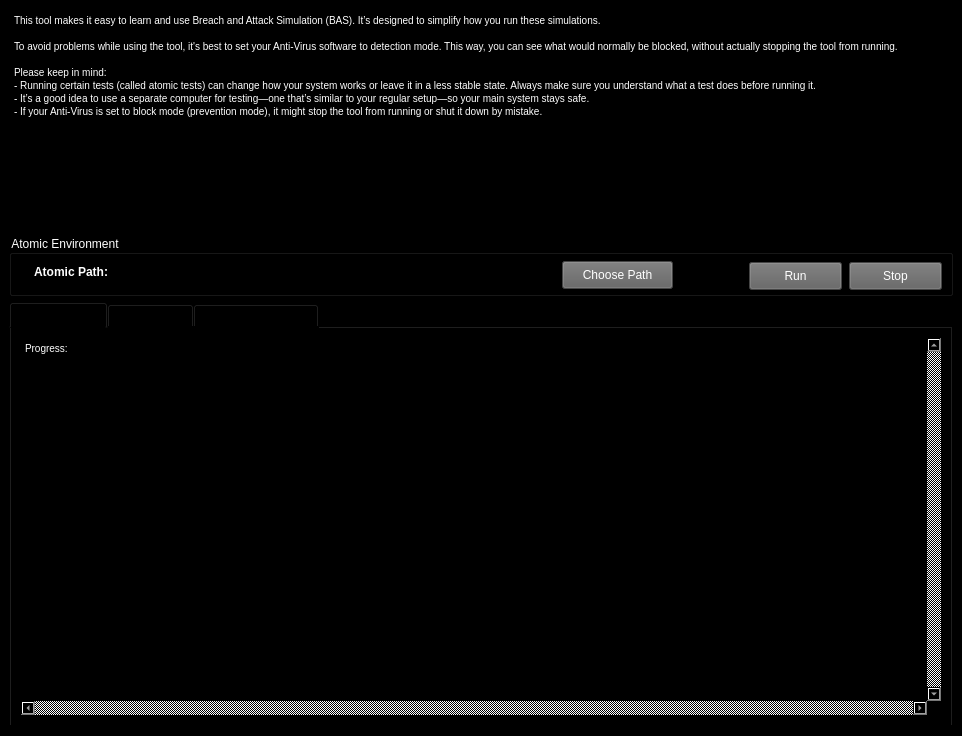
<?xml version="1.0" encoding="UTF-8"?>
<ui version="4.0">
 <class>SAHCMainWindow</class>
 <widget class="QMainWindow" name="SAHCMainWindow">
  <property name="geometry">
   <rect>
    <x>0</x>
    <y>0</y>
    <width>962</width>
    <height>736</height>
   </rect>
  </property>
  <property name="sizePolicy">
   <sizepolicy hsizetype="Expanding" vsizetype="Expanding">
    <horstretch>0</horstretch>
    <verstretch>0</verstretch>
   </sizepolicy>
  </property>
  <property name="minimumSize">
   <size>
    <width>0</width>
    <height>600</height>
   </size>
  </property>
  <property name="mouseTracking">
   <bool>true</bool>
  </property>
  <property name="windowTitle">
   <string>Atomic Red Team Runner</string>
  </property>
  <property name="styleSheet">
   <string notr="true">background-color: rgb(0, 0, 0);
color: rgb(255, 255, 255);</string>
  </property>
  <property name="locale">
   <locale language="English" country="UnitedStates"/>
  </property>
  <property name="iconSize">
   <size>
    <width>48</width>
    <height>48</height>
   </size>
  </property>
  <widget class="QWidget" name="centralwidget">
   <layout class="QGridLayout" name="gridLayout">
    <item row="0" column="0">
     <widget class="QTextBrowser" name="textBrowser_Info">
      <property name="minimumSize">
       <size>
        <width>0</width>
        <height>220</height>
       </size>
      </property>
      <property name="maximumSize">
       <size>
        <width>16777215</width>
        <height>220</height>
       </size>
      </property>
      <property name="styleSheet">
       <string notr="true">color: rgb(255, 255, 255);
border-color: rgb(255, 255, 255);</string>
      </property>
      <property name="html">
       <string>&lt;!DOCTYPE HTML PUBLIC &quot;-//W3C//DTD HTML 4.0//EN&quot; &quot;http://www.w3.org/TR/REC-html40/strict.dtd&quot;&gt;
&lt;html&gt;&lt;head&gt;&lt;meta name=&quot;qrichtext&quot; content=&quot;1&quot; /&gt;&lt;style type=&quot;text/css&quot;&gt;
p, li { white-space: pre-wrap; }
&lt;/style&gt;&lt;/head&gt;&lt;body style=&quot; font-family:'MS Shell Dlg 2'; font-size:7.8pt; font-weight:400; font-style:normal;&quot;&gt;
&lt;p style=&quot; margin-top:0px; margin-bottom:0px; margin-left:0px; margin-right:0px; -qt-block-indent:0; text-indent:0px;&quot;&gt;This tool makes it easy to learn and use Breach and Attack Simulation (BAS). It’s designed to simplify how you run these simulations.&lt;/p&gt;
&lt;p style=&quot;-qt-paragraph-type:empty; margin-top:0px; margin-bottom:0px; margin-left:0px; margin-right:0px; -qt-block-indent:0; text-indent:0px;&quot;&gt;&lt;br /&gt;&lt;/p&gt;
&lt;p style=&quot; margin-top:0px; margin-bottom:0px; margin-left:0px; margin-right:0px; -qt-block-indent:0; text-indent:0px;&quot;&gt;To avoid problems while using the tool, it's best to set your Anti-Virus software to detection mode. This way, you can see what would normally be blocked, without actually stopping the tool from running.&lt;/p&gt;
&lt;p style=&quot;-qt-paragraph-type:empty; margin-top:0px; margin-bottom:0px; margin-left:0px; margin-right:0px; -qt-block-indent:0; text-indent:0px;&quot;&gt;&lt;br /&gt;&lt;/p&gt;
&lt;p style=&quot; margin-top:0px; margin-bottom:0px; margin-left:0px; margin-right:0px; -qt-block-indent:0; text-indent:0px;&quot;&gt;Please keep in mind:&lt;/p&gt;
&lt;p style=&quot; margin-top:0px; margin-bottom:0px; margin-left:0px; margin-right:0px; -qt-block-indent:0; text-indent:0px;&quot;&gt;- Running certain tests (called atomic tests) can change how your system works or leave it in a less stable state. Always make sure you understand what a test does before running it.&lt;/p&gt;
&lt;p style=&quot; margin-top:0px; margin-bottom:0px; margin-left:0px; margin-right:0px; -qt-block-indent:0; text-indent:0px;&quot;&gt;- It’s a good idea to use a separate computer for testing—one that’s similar to your regular setup—so your main system stays safe.&lt;/p&gt;
&lt;p style=&quot; margin-top:0px; margin-bottom:0px; margin-left:0px; margin-right:0px; -qt-block-indent:0; text-indent:0px;&quot;&gt;- If your Anti-Virus is set to block mode (prevention mode), it might stop the tool from running or shut it down by mistake.&lt;/p&gt;&lt;/body&gt;&lt;/html&gt;</string>
      </property>
     </widget>
    </item>
    <item row="1" column="0">
     <widget class="QGroupBox" name="groupBox">
      <property name="sizePolicy">
       <sizepolicy hsizetype="Expanding" vsizetype="Expanding">
        <horstretch>0</horstretch>
        <verstretch>0</verstretch>
       </sizepolicy>
      </property>
      <property name="minimumSize">
       <size>
        <width>940</width>
        <height>61</height>
       </size>
      </property>
      <property name="maximumSize">
       <size>
        <width>16777215</width>
        <height>61</height>
       </size>
      </property>
      <property name="title">
       <string>Atomic Environment</string>
      </property>
      <widget class="QPushButton" name="pushButton_Stop">
       <property name="geometry">
        <rect>
         <x>840</x>
         <y>27</y>
         <width>93</width>
         <height>28</height>
        </rect>
       </property>
       <property name="styleSheet">
        <string notr="true">background-color: rgb(97, 97, 97);</string>
       </property>
       <property name="text">
        <string>Stop</string>
       </property>
      </widget>
      <widget class="QPushButton" name="pushButton_Start">
       <property name="geometry">
        <rect>
         <x>740</x>
         <y>27</y>
         <width>93</width>
         <height>28</height>
        </rect>
       </property>
       <property name="styleSheet">
        <string notr="true">background-color: rgb(97, 97, 97);</string>
       </property>
       <property name="text">
        <string>Run</string>
       </property>
      </widget>
      <widget class="QLineEdit" name="lineEdit_Path">
       <property name="enabled">
        <bool>true</bool>
       </property>
       <property name="geometry">
        <rect>
         <x>103</x>
         <y>27</y>
         <width>441</width>
         <height>25</height>
        </rect>
       </property>
       <property name="styleSheet">
        <string notr="true">color: rgb(255, 255, 255);</string>
       </property>
       <property name="readOnly">
        <bool>true</bool>
       </property>
      </widget>
      <widget class="QPushButton" name="pushButton_Path">
       <property name="geometry">
        <rect>
         <x>553</x>
         <y>26</y>
         <width>111</width>
         <height>28</height>
        </rect>
       </property>
       <property name="styleSheet">
        <string notr="true">background-color: rgb(97, 97, 97);</string>
       </property>
       <property name="text">
        <string>Choose Path</string>
       </property>
      </widget>
      <widget class="QLabel" name="label">
       <property name="geometry">
        <rect>
         <x>8</x>
         <y>27</y>
         <width>91</width>
         <height>21</height>
        </rect>
       </property>
       <property name="layoutDirection">
        <enum>Qt::LeftToRight</enum>
       </property>
       <property name="text">
        <string>&lt;html&gt;&lt;head/&gt;&lt;body&gt;&lt;p&gt;&lt;span style=&quot; font-weight:600;&quot;&gt;Atomic Path:&lt;/span&gt;&lt;/p&gt;&lt;/body&gt;&lt;/html&gt;</string>
       </property>
       <property name="alignment">
        <set>Qt::AlignRight|Qt::AlignTrailing|Qt::AlignVCenter</set>
       </property>
      </widget>
     </widget>
    </item>
    <item row="2" column="0">
     <widget class="QTabWidget" name="qTabWidget">
      <property name="styleSheet">
       <string notr="true">color: rgb(0, 0, 0);</string>
      </property>
      <property name="tabPosition">
       <enum>QTabWidget::North</enum>
      </property>
      <property name="currentIndex">
       <number>0</number>
      </property>
      <property name="documentMode">
       <bool>false</bool>
      </property>
      <property name="tabsClosable">
       <bool>false</bool>
      </property>
      <property name="movable">
       <bool>false</bool>
      </property>
      <property name="tabBarAutoHide">
       <bool>false</bool>
      </property>
      <widget class="QWidget" name="tab_ExecutionStatus">
       <property name="autoFillBackground">
        <bool>false</bool>
       </property>
       <attribute name="title">
        <string>Run Progress</string>
       </attribute>
       <layout class="QGridLayout" name="gridLayout_4">
        <item row="0" column="0">
         <widget class="QTextBrowser" name="textBrowser_ExecutionStatus">
          <property name="styleSheet">
           <string notr="true">color: rgb(255, 255, 255);</string>
          </property>
          <property name="verticalScrollBarPolicy">
           <enum>Qt::ScrollBarAlwaysOn</enum>
          </property>
          <property name="horizontalScrollBarPolicy">
           <enum>Qt::ScrollBarAlwaysOn</enum>
          </property>
          <property name="html">
           <string>&lt;!DOCTYPE HTML PUBLIC &quot;-//W3C//DTD HTML 4.0//EN&quot; &quot;http://www.w3.org/TR/REC-html40/strict.dtd&quot;&gt;
&lt;html&gt;&lt;head&gt;&lt;meta name=&quot;qrichtext&quot; content=&quot;1&quot; /&gt;&lt;style type=&quot;text/css&quot;&gt;
p, li { white-space: pre-wrap; }
&lt;/style&gt;&lt;/head&gt;&lt;body style=&quot; font-family:'MS Shell Dlg 2'; font-size:7.8pt; font-weight:400; font-style:normal;&quot;&gt;
&lt;p style=&quot; margin-top:0px; margin-bottom:0px; margin-left:0px; margin-right:0px; -qt-block-indent:0; text-indent:0px;&quot;&gt;Progress:&lt;/p&gt;
&lt;p style=&quot;-qt-paragraph-type:empty; margin-top:0px; margin-bottom:0px; margin-left:0px; margin-right:0px; -qt-block-indent:0; text-indent:0px;&quot;&gt;&lt;br /&gt;&lt;/p&gt;&lt;/body&gt;&lt;/html&gt;</string>
          </property>
          <property name="searchPaths">
           <stringlist notr="true"/>
          </property>
          <property name="openExternalLinks">
           <bool>false</bool>
          </property>
         </widget>
        </item>
       </layout>
      </widget>
      <widget class="QWidget" name="tab_ExecutionDetails">
       <attribute name="title">
        <string>Run Details</string>
       </attribute>
       <layout class="QGridLayout" name="gridLayout_2">
        <item row="0" column="0">
         <widget class="QTextBrowser" name="textBrowser_ExecutionDetails">
          <property name="styleSheet">
           <string notr="true">color: rgb(255, 255, 255);</string>
          </property>
          <property name="verticalScrollBarPolicy">
           <enum>Qt::ScrollBarAlwaysOn</enum>
          </property>
          <property name="horizontalScrollBarPolicy">
           <enum>Qt::ScrollBarAlwaysOn</enum>
          </property>
          <property name="html">
           <string>&lt;!DOCTYPE HTML PUBLIC &quot;-//W3C//DTD HTML 4.0//EN&quot; &quot;http://www.w3.org/TR/REC-html40/strict.dtd&quot;&gt;
&lt;html&gt;&lt;head&gt;&lt;meta name=&quot;qrichtext&quot; content=&quot;1&quot; /&gt;&lt;style type=&quot;text/css&quot;&gt;
p, li { white-space: pre-wrap; }
&lt;/style&gt;&lt;/head&gt;&lt;body style=&quot; font-family:'MS Shell Dlg 2'; font-size:7.8pt; font-weight:400; font-style:normal;&quot;&gt;
&lt;p style=&quot; margin-top:0px; margin-bottom:0px; margin-left:0px; margin-right:0px; -qt-block-indent:0; text-indent:0px;&quot;&gt;Details:&lt;/p&gt;
&lt;p style=&quot;-qt-paragraph-type:empty; margin-top:0px; margin-bottom:0px; margin-left:0px; margin-right:0px; -qt-block-indent:0; text-indent:0px;&quot;&gt;&lt;br /&gt;&lt;/p&gt;&lt;/body&gt;&lt;/html&gt;</string>
          </property>
          <property name="openExternalLinks">
           <bool>false</bool>
          </property>
         </widget>
        </item>
       </layout>
      </widget>
      <widget class="QWidget" name="tab_ScenarioDetails">
       <attribute name="title">
        <string>Atomic Test Details</string>
       </attribute>
       <layout class="QGridLayout" name="gridLayout_5">
        <item row="0" column="0">
         <widget class="QTextBrowser" name="textBrowser_ScenarioDetails">
          <property name="styleSheet">
           <string notr="true">color: rgb(255, 255, 255);</string>
          </property>
          <property name="verticalScrollBarPolicy">
           <enum>Qt::ScrollBarAlwaysOn</enum>
          </property>
          <property name="horizontalScrollBarPolicy">
           <enum>Qt::ScrollBarAlwaysOn</enum>
          </property>
          <property name="html">
           <string>&lt;!DOCTYPE HTML PUBLIC &quot;-//W3C//DTD HTML 4.0//EN&quot; &quot;http://www.w3.org/TR/REC-html40/strict.dtd&quot;&gt;
&lt;html&gt;&lt;head&gt;&lt;meta name=&quot;qrichtext&quot; content=&quot;1&quot; /&gt;&lt;style type=&quot;text/css&quot;&gt;
p, li { white-space: pre-wrap; }
&lt;/style&gt;&lt;/head&gt;&lt;body style=&quot; font-family:'MS Shell Dlg 2'; font-size:7.8pt; font-weight:400; font-style:normal;&quot;&gt;
&lt;p style=&quot; margin-top:0px; margin-bottom:0px; margin-left:0px; margin-right:0px; -qt-block-indent:0; text-indent:0px;&quot;&gt;Details:&lt;/p&gt;
&lt;p style=&quot;-qt-paragraph-type:empty; margin-top:0px; margin-bottom:0px; margin-left:0px; margin-right:0px; -qt-block-indent:0; text-indent:0px;&quot;&gt;&lt;br /&gt;&lt;/p&gt;&lt;/body&gt;&lt;/html&gt;</string>
          </property>
          <property name="openExternalLinks">
           <bool>false</bool>
          </property>
         </widget>
        </item>
       </layout>
      </widget>
     </widget>
    </item>
   </layout>
  </widget>
 </widget>
 <resources/>
 <connections/>
</ui>
